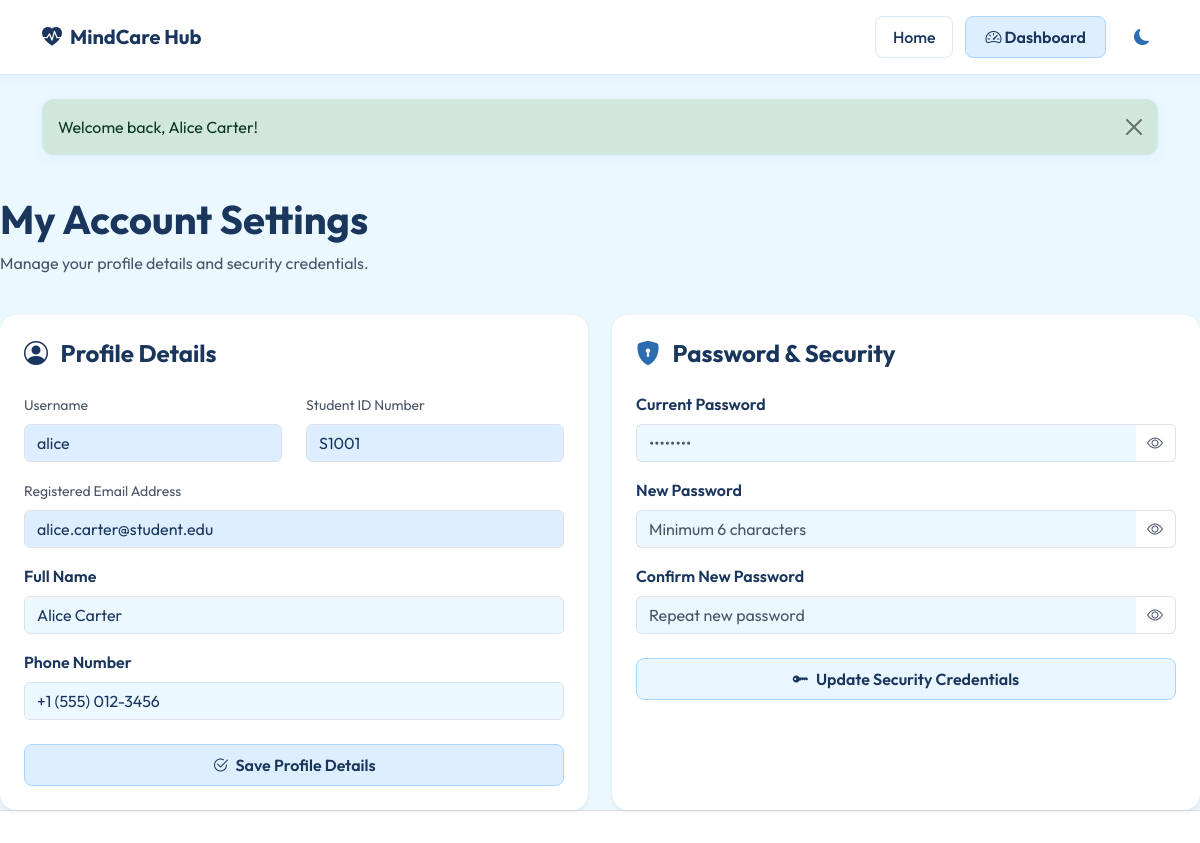
Screenshot of /profile.php (signed in) with the database file from the repository.
### tables this page shows
CREATE TABLE IF NOT EXISTS students (
    id INT AUTO_INCREMENT PRIMARY KEY,
    user_id INT NOT NULL,
    full_name VARCHAR(100) NOT NULL,
    student_id_number VARCHAR(50) NOT NULL UNIQUE,
    phone VARCHAR(20) DEFAULT NULL,
    counselor_id INT DEFAULT NULL,
    created_at TIMESTAMP DEFAULT CURRENT_TIMESTAMP,
    FOREIGN KEY (user_id) REFERENCES users(id) ON DELETE CASCADE,
    FOREIGN KEY (counselor_id) REFERENCES counselors(id) ON DELETE SET NULL
);

CREATE TABLE IF NOT EXISTS users (
    id INT AUTO_INCREMENT PRIMARY KEY,
    username VARCHAR(50) NOT NULL UNIQUE,
    password VARCHAR(255) NOT NULL,
    role ENUM('admin', 'counselor', 'student') NOT NULL,
    email VARCHAR(100) NOT NULL UNIQUE,
    created_at TIMESTAMP DEFAULT CURRENT_TIMESTAMP
);

### profile.php (the view, shortened to what this page needs)
<?php
require_once '../includes/auth.php';
require_once '../config/db.php';
$student_id = $_SESSION['student_id'];
$stmt = $pdo->prepare("
    SELECT s.*, u.username, u.email
    FROM students s
    JOIN users u ON s.user_id = u.id
    WHERE s.id = ?
");
$stmt->execute([$student_id]);
$profile = $stmt->fetch();
require_once '../includes/header.php';
?>
<div class="row mb-4">
    <div class="col-12">
        <h1 class="fw-bold">My Account Settings</h1>
        <p class="text-muted">Manage your profile details and security credentials.</p>
    </div>
</div>
<div class="row g-4">
    <div class="col-lg-6">
        <div class="card card-glass border-0 p-4 shadow-sm h-100">
            <h4 class="fw-bold mb-4"><i class="bi bi-person-circle text-primary me-2"></i> Profile Details</h4>
            <form action="profile.php" method="POST">
                <div class="row mb-3">
                    <div class="col-sm-6">
                        <label class="form-label text-muted small">Username</label>
                        <input type="text" class="form-control bg-light" value="<?php echo h($profile['username']); ?>" readonly>
                    </div>
                    <div class="col-sm-6">
                        <label class="form-label text-muted small">Student ID Number</label>
                        <input type="text" class="form-control bg-light" value="<?php echo h($profile['student_id_number']); ?>" readonly>
                    </div>
                </div>
                <div class="mb-3">
                    <label class="form-label text-muted small">Registered Email Address</label>
                    <input type="text" class="form-control bg-light" value="<?php echo h($profile['email']); ?>" readonly>
                </div>
                <div class="mb-3">
                    <label for="full_name" class="form-label fw-semibold">Full Name</label>
                    <input type="text" name="full_name" id="full_name" class="form-control" value="<?php echo h($profile['full_name']); ?>" required>
                </div>
                <div class="mb-4">
                    <label for="phone" class="form-label fw-semibold">Phone Number</label>
                    <input type="text" name="phone" id="phone" class="form-control" value="<?php echo h($profile['phone']); ?>">
                </div>
                <button type="submit" class="btn btn-primary-custom w-100 py-2">
                    <i class="bi bi-check2-circle me-1"></i> Save Profile Details
                </button>
            </form>
        </div>
    </div>
    <div class="col-lg-6">
        <div class="card card-glass border-0 p-4 shadow-sm h-100">
            <h4 class="fw-bold mb-4"><i class="bi bi-shield-lock-fill text-secondary me-2"></i> Password & Security</h4>
            <form action="profile.php" method="POST">
                <div class="mb-3">
                    <label for="current_password" class="form-label fw-semibold">Current Password</label>
                    <div class="input-group">
                        <input type="password" name="current_password" id="current_password" class="form-control border-end-0" placeholder="••••••••" required>
                        <span class="input-group-text bg-white border-start-0 text-muted toggle-password" style="cursor: pointer;" data-target="current_password">
                            <i class="bi bi-eye"></i>
                        </span>
                    </div>
                </div>
                <div class="mb-3">
                    <label for="new_password" class="form-label fw-semibold">New Password</label>
                    <div class="input-group">
                        <input type="password" name="new_password" id="new_password" class="form-control border-end-0" placeholder="Minimum 6 characters" required>
                        <span class="input-group-text bg-white border-start-0 text-muted toggle-password" style="cursor: pointer;" data-target="new_password">
                            <i class="bi bi-eye"></i>
                        </span>
                    </div>
                </div>
                <div class="mb-4">
                    <label for="confirm_password" class="form-label fw-semibold">Confirm New Password</label>
                    <div class="input-group">
                        <input type="password" name="confirm_password" id="confirm_password" class="form-control border-end-0" placeholder="Repeat new password" required>
                        <span class="input-group-text bg-white border-start-0 text-muted toggle-password" style="cursor: pointer;" data-target="confirm_password">
                            <i class="bi bi-eye"></i>
                        </span>
                    </div>
                </div>
                <button type="submit" class="btn btn-secondary-custom w-100 py-2">
                    <i class="bi bi-key-fill me-1"></i> Update Security Credentials
                </button>
            </form>
        </div>
    </div>
</div>
<?php require_once '../includes/footer.php'; ?>

### style.css (style rules this page uses)
:root { --font-sans: 'Outfit', -apple-system, BlinkMacSystemFont, "Segoe UI", Roboto, "Helvetica Neue", Arial, sans-serif; --sidebar-width: 260px; --light: #EBF8FF; --bg-light: #DCEEFF; --white: #FFFFFF; --primary: #1A365D; --primary-hover: #2A4365; --primary-pastel: #DCEEFF; --secondary: #2B6CB0; --secondary-hover: #2C5282; --secondary-pastel: #EAF6FF; --accent: #90CDF4; --accent-hover: #63B3ED; --accent-pastel: #A9D6FF; --dark: #1A365D; --dark-text: #1A365D; --success: #38A169; --warning: #ECC94B; --danger: #E53E3E; --glass-bg: #FFFFFF; --glass-border: rgba(43, 108, 176, 0.15); --shadow-soft: 0 4px 20px rgba(43, 108, 176, 0.03), 0 2px 8px rgba(144, 205, 244, 0.08); --shadow-medium: 0 12px 30px rgba(144, 205, 244, 0.15); --bs-primary: #1A365D; --bs-primary-rgb: 26, 54, 93; --bs-secondary: #2B6CB0; --bs-secondary-rgb: 43, 108, 176; --bs-body-color: #1A365D; --bs-body-bg: #EBF8FF; --bs-secondary-color: #4A5568; }
.bg-light { background-color: var(--bg-light) !important; }
body { font-family: var(--font-sans); background-color: var(--light); color: var(--dark); margin: 0; padding: 0; min-height: 100vh; display: flex; flex-direction: column; overflow-x: hidden; }
h1, h2, h3, h4, h5, h6 { font-weight: 600; color: var(--dark); }
.card-glass { background: var(--glass-bg); backdrop-filter: blur(10px); -webkit-backdrop-filter: blur(10px); border: 1px solid var(--glass-border); border-radius: 16px; box-shadow: var(--shadow-soft); transition: transform 0.3s cubic-bezier(0.165, 0.84, 0.44, 1), box-shadow 0.3s cubic-bezier(0.165, 0.84, 0.44, 1), border-color 0.3s ease; }
.btn-primary-custom { background-color: var(--primary-pastel); border-color: var(--accent-pastel); color: var(--dark-text); font-weight: 600; border-radius: 8px; padding: 0.5rem 1.2rem; transition: all 0.2s; }
.btn-secondary-custom { background-color: var(--secondary-pastel); border-color: var(--accent-pastel); color: var(--dark-text); font-weight: 600; border-radius: 8px; padding: 0.5rem 1.2rem; transition: all 0.2s; }
.card-glass { transition: all 0.3s cubic-bezier(0.165, 0.84, 0.44, 1) !important; }
.card-glass i { display: inline-block; transition: transform 0.3s ease; }
.toggle-password { cursor: pointer; transition: color 0.15s ease-in-out, background-color 0.15s ease-in-out; }

### rows the page displays
students: user.username "alice", student_id_number "S1001", user.email "alice.carter@student.edu", full_name "Alice Carter", phone "+1 (555) 012-3456"

### other values shown
$msg "Welcome back, Alice Carter!"
